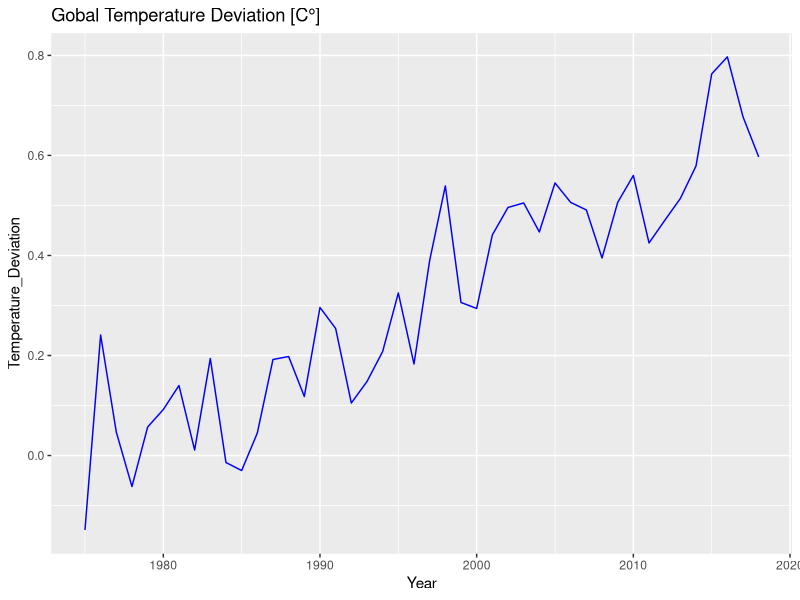

The R script that drew this image:
## ---- chunk 1
knitr::opts_chunk$set(echo = FALSE)
## ---- chunk 2
require(ggplot2)
require(dplyr)
## ---- chunk 3
Year <- c(1975:2018)
Temperature_Deviation <- c(-0.149,0.241,0.047,-0.062,0.057,0.0920,0.1400,0.0110,0.1940,-0.0140,-0.0300,0.0450,0.1920,0.1980,0.1180,0.2960,0.2540,0.1050,0.1480,0.2080,0.3250,0.1830,0.3900,
                           0.5390,0.3060,0.2940,0.4410,0.4960,0.5050,0.4470,0.5450,0.5060,0.4910,0.3950,0.5060,0.5600,0.4250,0.4700,0.5140,0.5790,0.7630,0.7970,0.6770,0.5970)
dt_climate <- data.frame(Year,Temperature_Deviation)
ggplot(dt_climate, aes(Year, Temperature_Deviation)) + geom_line(color='blue') + ggtitle("Gobal Temperature Deviation [C°]")
